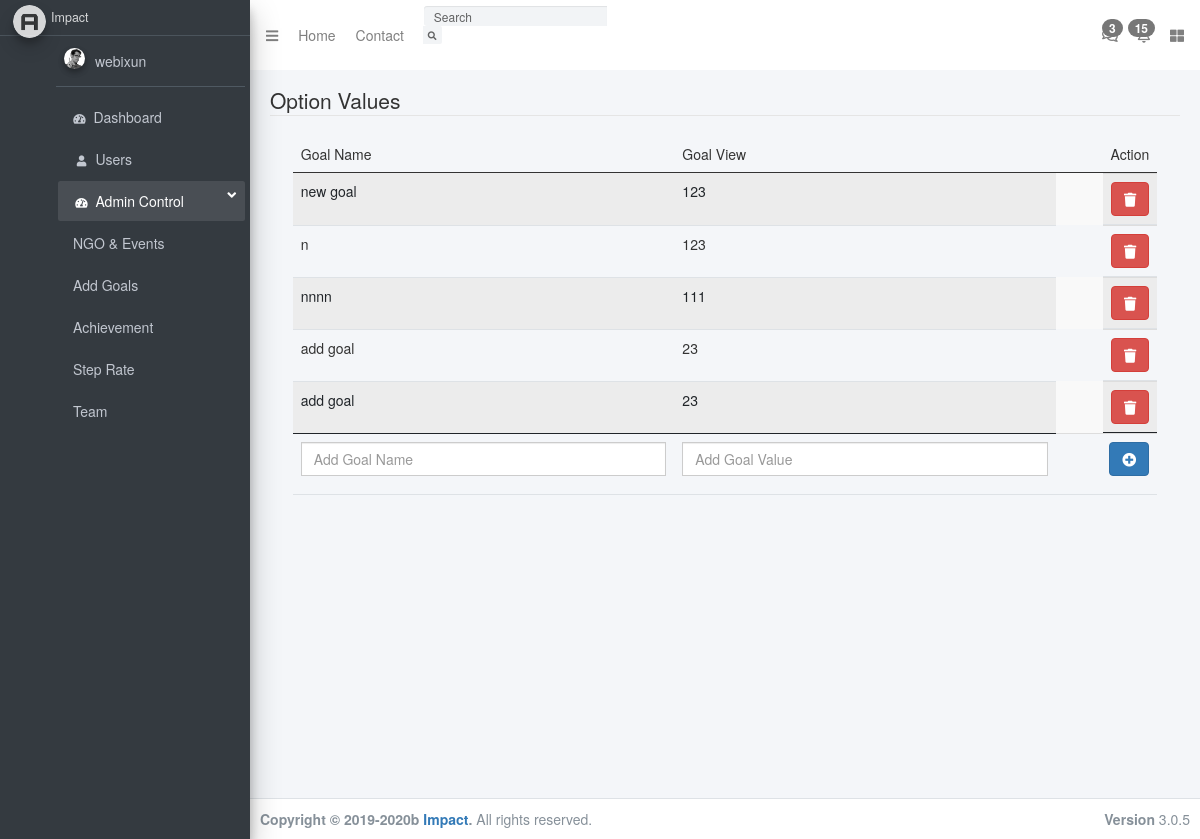
Page /addGoals.php on the committed database.
### tables this page shows
CREATE TABLE `goals` (
  `goal_id` int(11) NOT NULL,
  `goal_name` varchar(255) NOT NULL,
  `goal_value` int(11) NOT NULL
);

### addGoalsContent.php (the view, shortened to what this page needs)
<div class="content-wrapper">
    <?php
    require "config.php";
    ?>
    <div class="content-header">
        <div class="container-fluid">
            <div>
                <fieldset>
                    <legend>Option Values</legend>
                    <table id="option-value" class="table table-striped table-hover" style="width:95%" align="center">
                        <thead>
                            <tr>
                                <td class="text-left required">Goal Name</td>
                                <td class="text-left required">Goal View</td>
                                <td class="text-right">Action</td>
                            </tr>
                        </thead>
                        <tbody id="tbody">
                            <?php
                            $sql = "SELECT goal_name, goal_value FROM goals";
                            $result = $conn->query($sql);
                            while ($row = $result->fetch_assoc()) {
                                $goal_name = $row["goal_name"];
                                $goal_value = $row['goal_value'];
                            ?>
                                <tr id=<?= 'goalrow' . $goal_name ?>>
                                    <td><?= $goal_name ?></td>
                                    <td><?= $goal_value ?></td>
                                    <td class="pull-right">
                                        <button type="submit" id="del" name="del" class="text-right btn btn-danger" value="13" onclick="removeGoal('<?= 'goalrow' . $goal_name ?>')"><i class="fa fa-trash"></i></button>
                                    </td>
                                </tr>
                            <?php
                            }
                            ?>
                        </tbody>
                        <tfoot>
                            <form method="post" id="add_details">
                                <tr>
                                    <td>
                                        <div class="input-group mb-3">
                                            <input name="goal_name" class="form-control" placeholder="Add Goal Name">
                                        </div>
                                    </td>
                                    <td>
                                        <div class="input-group mb-3">
                                            <input name="goal_value" class="form-control" placeholder="Add Goal Value">
                                        </div>
                                    </td>
                                    <td class="text-right">
                                        <button form="add_details" type="submit" name="add" id='add' data-toggle="tooltip" title="" class="btn btn-primary" data-original-title="Add Option Value"><i class="fa fa-plus-circle"></i></button>
                                    </td>
                                </tr>
                            </form>
                        </tfoot>
                    </table>
                </fieldset>
            </div>
        </div>
    </div>
</div>
</div>

### mainSidebar.php (shortened to what this page needs)
<aside class="main-sidebar sidebar-dark-primary elevation-4">
    <a href="index.php" class="brand-link">
        <img src="dist/img/AdminLTELogo.png" alt="AdminLTE Logo" class="brand-image img-circle elevation-3" style="opacity: .8">
        <span class="brand-text font-weight-light">Impact</span>
    </a>
    <div class="sidebar">
        <div class="user-panel mt-3 pb-3 mb-3 d-flex">
            <div class="image">
                <img src="dist/img/user2-160x160.jpg" class="img-circle elevation-2" alt="User Image">
            </div>
            <div class="info">
                <?php
                  require "config.php";
                  $sql = "SELECT name FROM admin WHERE id = 1";
                  $result = $conn->query($sql);
                  if ($result->num_rows > 0) {
                      $row = $result->fetch_assoc();
                      $name = $row['name'];
                  }
                  echo "<a href='#' class='d-block'>" . $name . "</a>"
                  ?>
            </div>
        </div>
        <nav class="mt-2">
            <ul class="nav nav-pills nav-sidebar flex-column" data-widget="treeview" role="menu" data-accordion="false">
                <li class="nav-item">
                    <a href="./dashboard.php" class="nav-link deactive">
                        <i class="nav-icon    fas fa-tachometer-alt"></i>
                        <p>Dashboard</p>
                    </a>
                </li>
                <li class="nav-item">
                    <a href="./user.php" class="nav-link">
                        <i class="nav-icon fas fa-user"></i>
                        <p>Users</p>
                    </a>
                </li>
                <li class="nav-item has-treeview menu-open">
                    <a href="#" class="nav-link ">
                        <i class="nav-icon fas fa-tachometer-alt"></i>
                        <p>
                            Admin Control
                            <i class="right fas fa-angle-left"></i>
                        </p>
                    </a>
                    <ul class="nav nav-treeview">
                        <li class="nav-item">
                            <a href="./adminNGO.php" class="nav-link">
                                <p>NGO & Events</p>
                            </a>
                        </li>
                    </ul>
                        <ul class="nav nav-treeview">
                            <li class="nav-item">
                                <a href="./addGoals.php" class="nav-link">
                                    <p>Add Goals</p>
                                </a>
                            </li>
                            <li class="nav-item">
                                <a href="./achievement.php" class="nav-link">
                                    <p>Achievement</p>
                                </a>
                            </li>
                            <li class="nav-item">
                                <a href="./stepRate.php" class="nav-link">
                                    <p>Step Rate</p>
                                </a>
                            </li>
                            <li class="nav-item">
                                <a href="./team.php" class="nav-link">
                                    <p>Team</p>
                                </a>
                            </li>
                        </ul>
                </li>
            </ul>
        </nav>
    </div>
</aside>

### rows in the picture
goals: goal_name "new goal", goal_value "123"
goals: goal_name "n", goal_value "123"
goals: goal_name "nnnn", goal_value "111"
goals: goal_name "add goal", goal_value "23"
goals: goal_name "add goal", goal_value "23"

### other values in the picture
$name "webixun"
